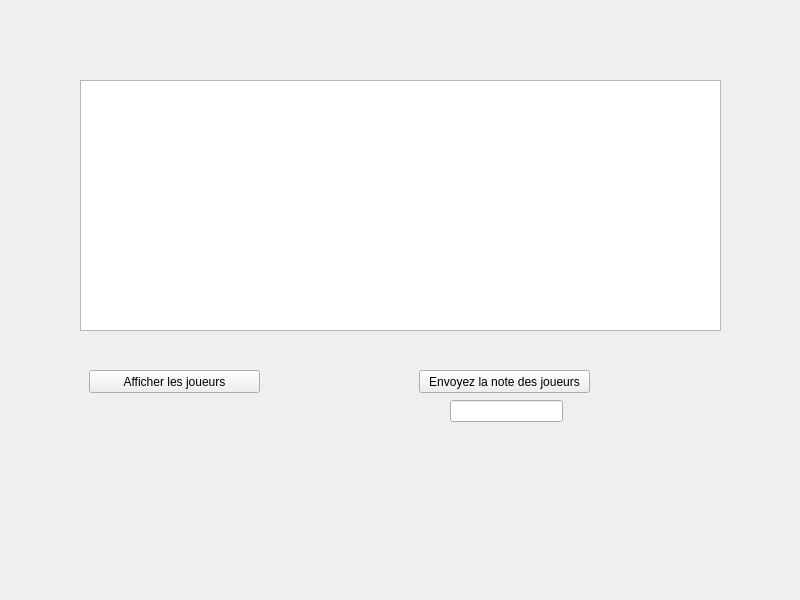
<?xml version="1.0" encoding="UTF-8"?>
<ui version="4.0">
 <class>Widget</class>
 <widget class="QWidget" name="Widget">
  <property name="geometry">
   <rect>
    <x>0</x>
    <y>0</y>
    <width>800</width>
    <height>600</height>
   </rect>
  </property>
  <property name="windowTitle">
   <string>Widget</string>
  </property>
  <widget class="QPushButton" name="boutonAfficher">
   <property name="geometry">
    <rect>
     <x>89</x>
     <y>370</y>
     <width>171</width>
     <height>23</height>
    </rect>
   </property>
   <property name="text">
    <string>Afficher les joueurs</string>
   </property>
  </widget>
  <widget class="QPushButton" name="boutonAjouterNote">
   <property name="geometry">
    <rect>
     <x>419</x>
     <y>370</y>
     <width>171</width>
     <height>23</height>
    </rect>
   </property>
   <property name="text">
    <string>Envoyez la note des joueurs</string>
   </property>
  </widget>
  <widget class="QTableView" name="tableView">
   <property name="geometry">
    <rect>
     <x>80</x>
     <y>80</y>
     <width>641</width>
     <height>251</height>
    </rect>
   </property>
  </widget>
  <widget class="QLineEdit" name="lineEditNote">
   <property name="geometry">
    <rect>
     <x>450</x>
     <y>400</y>
     <width>113</width>
     <height>22</height>
    </rect>
   </property>
  </widget>
 </widget>
 <resources/>
 <connections/>
</ui>
